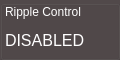
      <widget class="QGroupBox" name="info_RippleCntrl">
       <property name="palette">
        <palette>
         <active>
          <colorrole role="WindowText">
           <brush brushstyle="SolidPattern">
            <color alpha="255">
             <red>255</red>
             <green>255</green>
             <blue>255</blue>
            </color>
           </brush>
          </colorrole>
          <colorrole role="Button">
           <brush brushstyle="SolidPattern">
            <color alpha="255">
             <red>81</red>
             <green>73</green>
             <blue>74</blue>
            </color>
           </brush>
          </colorrole>
          <colorrole role="Light">
           <brush brushstyle="SolidPattern">
            <color alpha="255">
             <red>121</red>
             <green>109</green>
             <blue>111</blue>
            </color>
           </brush>
          </colorrole>
          <colorrole role="Midlight">
           <brush brushstyle="SolidPattern">
            <color alpha="255">
             <red>101</red>
             <green>91</green>
             <blue>92</blue>
            </color>
           </brush>
          </colorrole>
          <colorrole role="Dark">
           <brush brushstyle="SolidPattern">
            <color alpha="255">
             <red>40</red>
             <green>36</green>
             <blue>37</blue>
            </color>
           </brush>
          </colorrole>
          <colorrole role="Mid">
           <brush brushstyle="SolidPattern">
            <color alpha="255">
             <red>54</red>
             <green>49</green>
             <blue>49</blue>
            </color>
           </brush>
          </colorrole>
          <colorrole role="Text">
           <brush brushstyle="SolidPattern">
            <color alpha="255">
             <red>255</red>
             <green>255</green>
             <blue>255</blue>
            </color>
           </brush>
          </colorrole>
          <colorrole role="BrightText">
           <brush brushstyle="SolidPattern">
            <color alpha="255">
             <red>255</red>
             <green>255</green>
             <blue>255</blue>
            </color>
           </brush>
          </colorrole>
          <colorrole role="ButtonText">
           <brush brushstyle="SolidPattern">
            <color alpha="255">
             <red>255</red>
             <green>255</green>
             <blue>255</blue>
            </color>
           </brush>
          </colorrole>
          <colorrole role="Base">
           <brush brushstyle="SolidPattern">
            <color alpha="255">
             <red>0</red>
             <green>0</green>
             <blue>0</blue>
            </color>
           </brush>
          </colorrole>
          <colorrole role="Window">
           <brush brushstyle="SolidPattern">
            <color alpha="255">
             <red>81</red>
             <green>73</green>
             <blue>74</blue>
            </color>
           </brush>
          </colorrole>
          <colorrole role="Shadow">
           <brush brushstyle="SolidPattern">
            <color alpha="255">
             <red>0</red>
             <green>0</green>
             <blue>0</blue>
            </color>
           </brush>
          </colorrole>
          <colorrole role="AlternateBase">
           <brush brushstyle="SolidPattern">
            <color alpha="255">
             <red>40</red>
             <green>36</green>
             <blue>37</blue>
            </color>
           </brush>
          </colorrole>
          <colorrole role="ToolTipBase">
           <brush brushstyle="SolidPattern">
            <color alpha="255">
             <red>255</red>
             <green>255</green>
             <blue>220</blue>
            </color>
           </brush>
          </colorrole>
          <colorrole role="ToolTipText">
           <brush brushstyle="SolidPattern">
            <color alpha="255">
             <red>0</red>
             <green>0</green>
             <blue>0</blue>
            </color>
           </brush>
          </colorrole>
          <colorrole role="PlaceholderText">
           <brush brushstyle="SolidPattern">
            <color alpha="127">
             <red>255</red>
             <green>255</green>
             <blue>255</blue>
            </color>
           </brush>
          </colorrole>
          <colorrole role="Accent">
           <brush brushstyle="SolidPattern">
            <color alpha="255">
             <red>0</red>
             <green>0</green>
             <blue>0</blue>
            </color>
           </brush>
          </colorrole>
         </active>
         <inactive>
          <colorrole role="WindowText">
           <brush brushstyle="SolidPattern">
            <color alpha="255">
             <red>255</red>
             <green>255</green>
             <blue>255</blue>
            </color>
           </brush>
          </colorrole>
          <colorrole role="Button">
           <brush brushstyle="SolidPattern">
            <color alpha="255">
             <red>81</red>
             <green>73</green>
             <blue>74</blue>
            </color>
           </brush>
          </colorrole>
          <colorrole role="Light">
           <brush brushstyle="SolidPattern">
            <color alpha="255">
             <red>121</red>
             <green>109</green>
             <blue>111</blue>
            </color>
           </brush>
          </colorrole>
          <colorrole role="Midlight">
           <brush brushstyle="SolidPattern">
            <color alpha="255">
             <red>101</red>
             <green>91</green>
             <blue>92</blue>
            </color>
           </brush>
          </colorrole>
          <colorrole role="Dark">
           <brush brushstyle="SolidPattern">
            <color alpha="255">
             <red>40</red>
             <green>36</green>
             <blue>37</blue>
            </color>
           </brush>
          </colorrole>
          <colorrole role="Mid">
           <brush brushstyle="SolidPattern">
            <color alpha="255">
             <red>54</red>
             <green>49</green>
             <blue>49</blue>
            </color>
           </brush>
          </colorrole>
          <colorrole role="Text">
           <brush brushstyle="SolidPattern">
            <color alpha="255">
             <red>255</red>
             <green>255</green>
             <blue>255</blue>
            </color>
           </brush>
          </colorrole>
          <colorrole role="BrightText">
           <brush brushstyle="SolidPattern">
            <color alpha="255">
             <red>255</red>
             <green>255</green>
             <blue>255</blue>
            </color>
           </brush>
          </colorrole>
          <colorrole role="ButtonText">
           <brush brushstyle="SolidPattern">
            <color alpha="255">
             <red>255</red>
             <green>255</green>
             <blue>255</blue>
            </color>
           </brush>
          </colorrole>
          <colorrole role="Base">
           <brush brushstyle="SolidPattern">
            <color alpha="255">
             <red>0</red>
             <green>0</green>
             <blue>0</blue>
            </color>
           </brush>
          </colorrole>
          <colorrole role="Window">
           <brush brushstyle="SolidPattern">
            <color alpha="255">
             <red>81</red>
             <green>73</green>
             <blue>74</blue>
            </color>
           </brush>
          </colorrole>
          <colorrole role="Shadow">
           <brush brushstyle="SolidPattern">
            <color alpha="255">
             <red>0</red>
             <green>0</green>
             <blue>0</blue>
            </color>
           </brush>
          </colorrole>
          <colorrole role="AlternateBase">
           <brush brushstyle="SolidPattern">
            <color alpha="255">
             <red>40</red>
             <green>36</green>
             <blue>37</blue>
            </color>
           </brush>
          </colorrole>
          <colorrole role="ToolTipBase">
           <brush brushstyle="SolidPattern">
            <color alpha="255">
             <red>255</red>
             <green>255</green>
             <blue>220</blue>
            </color>
           </brush>
          </colorrole>
          <colorrole role="ToolTipText">
           <brush brushstyle="SolidPattern">
            <color alpha="255">
             <red>0</red>
             <green>0</green>
             <blue>0</blue>
            </color>
           </brush>
          </colorrole>
          <colorrole role="PlaceholderText">
           <brush brushstyle="SolidPattern">
            <color alpha="127">
             <red>255</red>
             <green>255</green>
             <blue>255</blue>
            </color>
           </brush>
          </colorrole>
          <colorrole role="Accent">
           <brush brushstyle="SolidPattern">
            <color alpha="255">
             <red>0</red>
             <green>0</green>
             <blue>0</blue>
            </color>
           </brush>
          </colorrole>
         </inactive>
         <disabled>
          <colorrole role="WindowText">
           <brush brushstyle="SolidPattern">
            <color alpha="255">
             <red>40</red>
             <green>36</green>
             <blue>37</blue>
            </color>
           </brush>
          </colorrole>
          <colorrole role="Button">
           <brush brushstyle="SolidPattern">
            <color alpha="255">
             <red>81</red>
             <green>73</green>
             <blue>74</blue>
            </color>
           </brush>
          </colorrole>
          <colorrole role="Light">
           <brush brushstyle="SolidPattern">
            <color alpha="255">
             <red>121</red>
             <green>109</green>
             <blue>111</blue>
            </color>
           </brush>
          </colorrole>
          <colorrole role="Midlight">
           <brush brushstyle="SolidPattern">
            <color alpha="255">
             <red>101</red>
             <green>91</green>
             <blue>92</blue>
            </color>
           </brush>
          </colorrole>
          <colorrole role="Dark">
           <brush brushstyle="SolidPattern">
            <color alpha="255">
             <red>40</red>
             <green>36</green>
             <blue>37</blue>
            </color>
           </brush>
          </colorrole>
          <colorrole role="Mid">
           <brush brushstyle="SolidPattern">
            <color alpha="255">
             <red>54</red>
             <green>49</green>
             <blue>49</blue>
            </color>
           </brush>
          </colorrole>
          <colorrole role="Text">
           <brush brushstyle="SolidPattern">
            <color alpha="255">
             <red>40</red>
             <green>36</green>
             <blue>37</blue>
            </color>
           </brush>
          </colorrole>
          <colorrole role="BrightText">
           <brush brushstyle="SolidPattern">
            <color alpha="255">
             <red>255</red>
             <green>255</green>
             <blue>255</blue>
            </color>
           </brush>
          </colorrole>
          <colorrole role="ButtonText">
           <brush brushstyle="SolidPattern">
            <color alpha="255">
             <red>40</red>
             <green>36</green>
             <blue>37</blue>
            </color>
           </brush>
          </colorrole>
          <colorrole role="Base">
           <brush brushstyle="SolidPattern">
            <color alpha="255">
             <red>81</red>
             <green>73</green>
             <blue>74</blue>
            </color>
           </brush>
          </colorrole>
          <colorrole role="Window">
           <brush brushstyle="SolidPattern">
            <color alpha="255">
             <red>81</red>
             <green>73</green>
             <blue>74</blue>
            </color>
           </brush>
          </colorrole>
          <colorrole role="Shadow">
           <brush brushstyle="SolidPattern">
            <color alpha="255">
             <red>0</red>
             <green>0</green>
             <blue>0</blue>
            </color>
           </brush>
          </colorrole>
          <colorrole role="AlternateBase">
           <brush brushstyle="SolidPattern">
            <color alpha="255">
             <red>81</red>
             <green>73</green>
             <blue>74</blue>
            </color>
           </brush>
          </colorrole>
          <colorrole role="ToolTipBase">
           <brush brushstyle="SolidPattern">
            <color alpha="255">
             <red>255</red>
             <green>255</green>
             <blue>220</blue>
            </color>
           </brush>
          </colorrole>
          <colorrole role="ToolTipText">
           <brush brushstyle="SolidPattern">
            <color alpha="255">
             <red>0</red>
             <green>0</green>
             <blue>0</blue>
            </color>
           </brush>
          </colorrole>
          <colorrole role="PlaceholderText">
           <brush brushstyle="SolidPattern">
            <color alpha="127">
             <red>40</red>
             <green>36</green>
             <blue>37</blue>
            </color>
           </brush>
          </colorrole>
          <colorrole role="Accent">
           <brush brushstyle="SolidPattern">
            <color alpha="255">
             <red>57</red>
             <green>51</green>
             <blue>52</blue>
            </color>
           </brush>
          </colorrole>
         </disabled>
        </palette>
       </property>
       <property name="title">
        <string/>
       </property>
       <property name="flat">
        <bool>false</bool>
       </property>
       <widget class="QWidget" name="verticalLayoutWidget_5">
        <property name="geometry">
         <rect>
          <x>0</x>
          <y>0</y>
          <width>111</width>
          <height>51</height>
         </rect>
        </property>
        <layout class="QVBoxLayout" name="verticalLayout_5">
         <property name="leftMargin">
          <number>5</number>
         </property>
         <property name="rightMargin">
          <number>5</number>
         </property>
         <item>
          <widget class="QLabel" name="lbl_RippleCTRL">
           <property name="text">
            <string>Ripple Control</string>
           </property>
          </widget>
         </item>
         <item>
          <widget class="QLabel" name="info_ripplectrlValue">
           <property name="font">
            <font>
             <pointsize>12</pointsize>
            </font>
           </property>
           <property name="text">
            <string>DISABLED</string>
           </property>
          </widget>
         </item>
        </layout>
       </widget>
      </widget>
